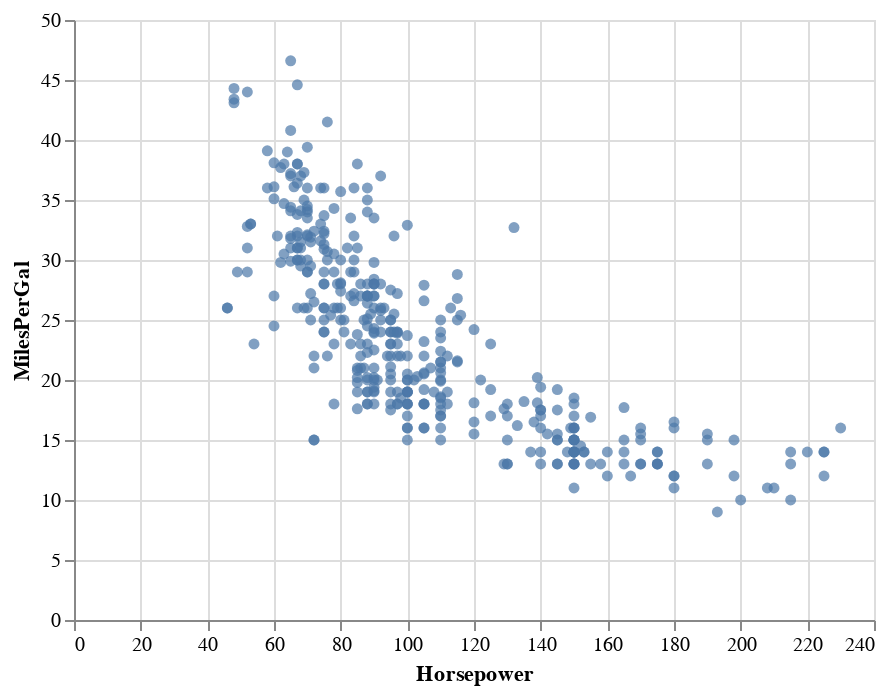

Write notebook code for a chart like this one.
### Code cell
displays[1]

### Figure 1 — Vega-Lite specification as saved in the notebook (floating-point values rounded to 4 significant figures; data arrays with more than 128 entries replaced by an {"elided": "..."} marker saying what was removed)
{"$schema": "https://vega.github.io/schema/vega-lite/v3.4.0.json", "config": {"mark": {"tooltip": {"content": "encoding"}}, "view": {"height": 300, "width": 400}}, "data": {"name": "data-72fe08951b86c7df8ecf6ef5a2b30a0a"}, "datasets": {"data-72fe08951b86c7df8ecf6ef5a2b30a0a": {"elided": "392 records"}}, "encoding": {"x": {"field": "Horsepower", "type": "quantitative"}, "y": {"field": "MilesPerGal", "type": "quantitative"}}, "mark": "circle", "selection": {"selector002": {"bind": "scales", "encodings": ["x", "y"], "type": "interval"}}}
